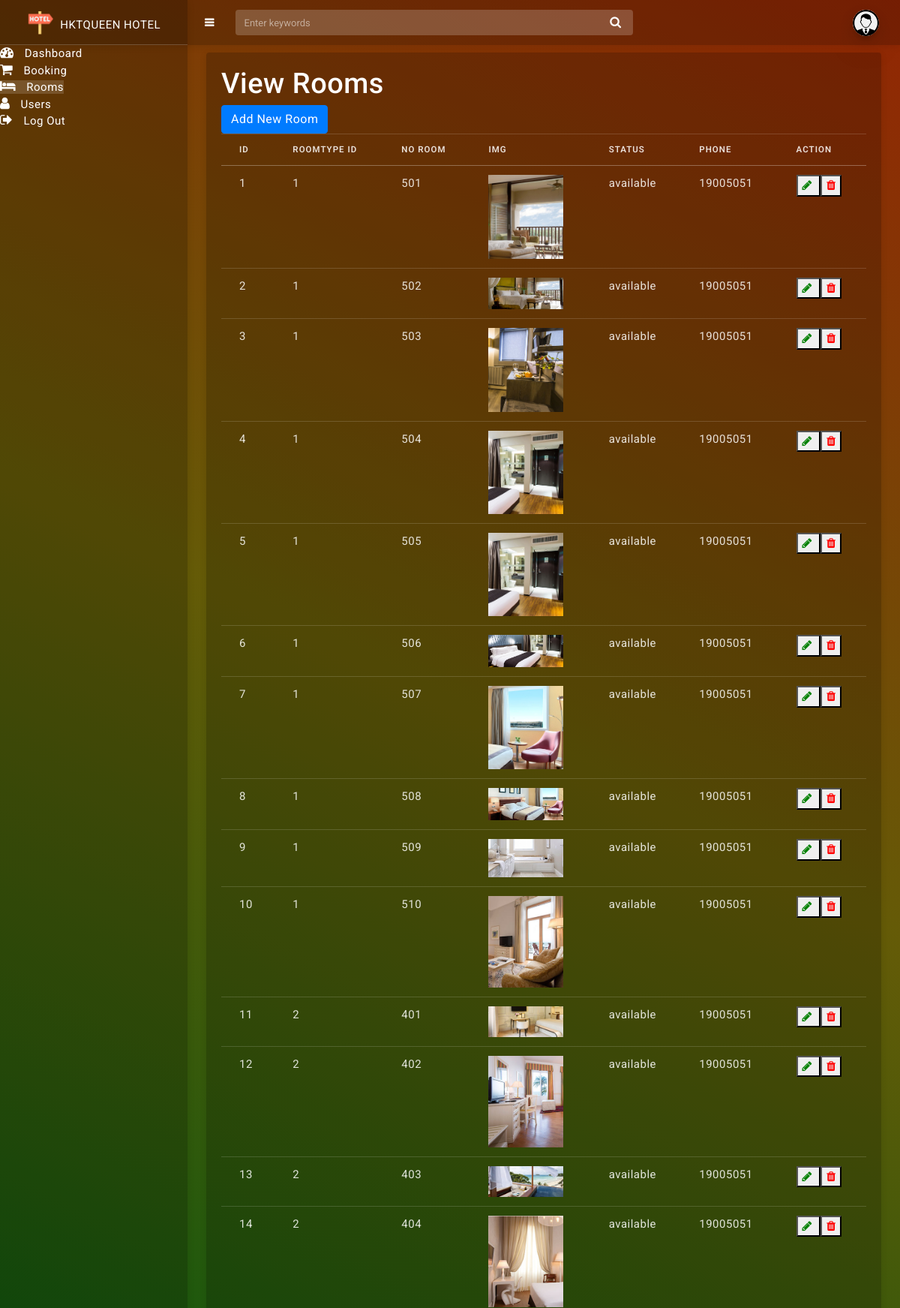
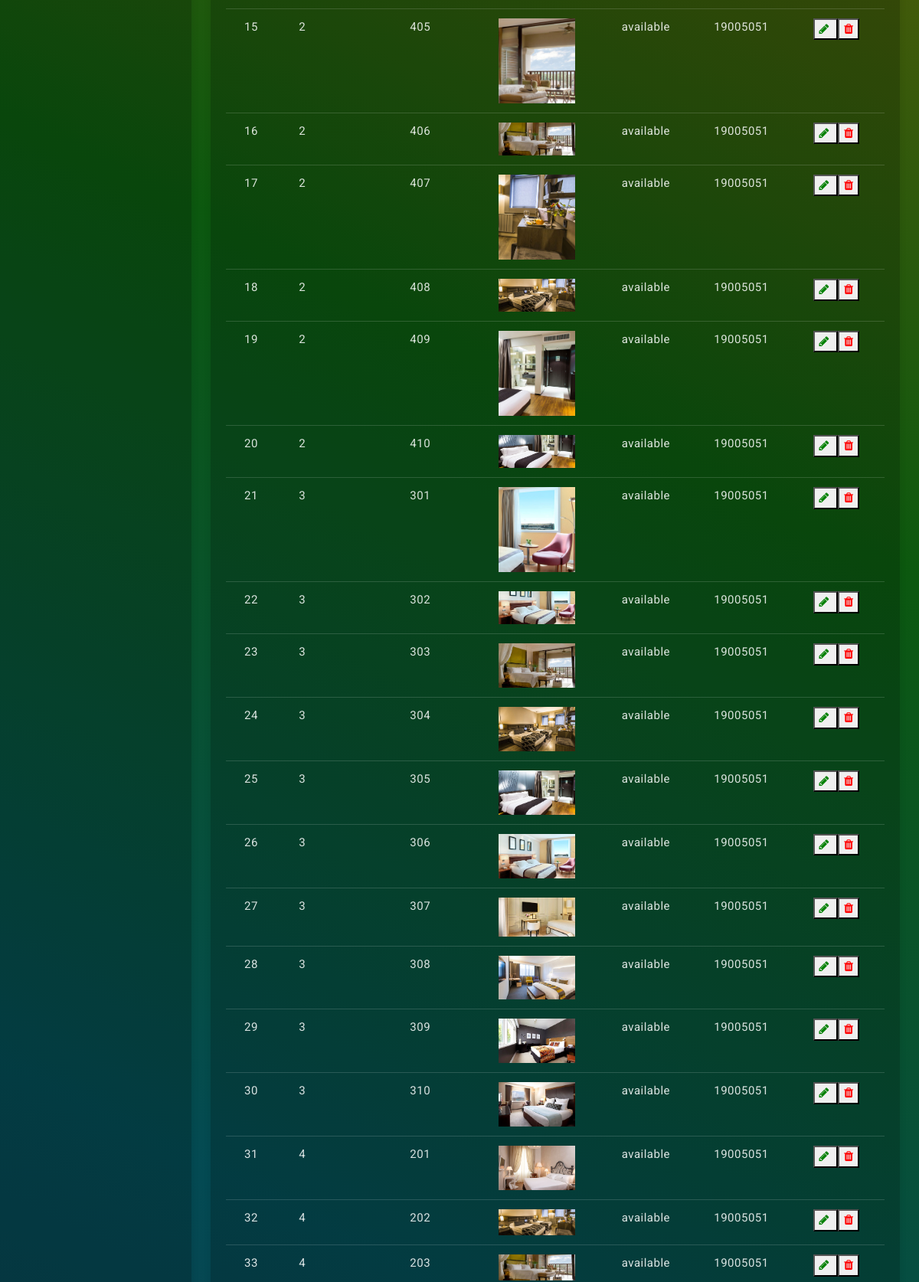
The app's page /src/Old/admin_PHP/rooms.php (upper part) with its own data (2 pictures, top to bottom).
### tables this page shows
CREATE TABLE IF NOT EXISTS `rooms` (
    `room_id` INT(11) NOT NULL AUTO_INCREMENT,
    `roomtype_id` INT(11) NOT NULL,
    `noroom` INT(11) NOT NULL,
    `img` VARCHAR(255) NOT NULL,
    `status` VARCHAR(255) NOT NULL default "available",
    `phone` VARCHAR(255) NOT NULL,
    PRIMARY KEY (`room_id`),
    FOREIGN KEY (`roomtype_id`) REFERENCES `roomtypes`(`roomtype_id`) on delete cascade on update cascade
);

### src/Old/admin_PHP/config.php (called while the page is built, shortened)
<?php
	class Rooms
	{
		private $servername = "localhost";
		private $username   = "root";
		private $password   = "";
		private $database   = "db_hotel";
		public  $con;
		public function __construct()
		{
		    $this->con = new mysqli($this->servername, $this->username,$this->password,$this->database);
		    if(mysqli_connect_error()) {
			 trigger_error("Failed to connect to MySQL: " . mysqli_connect_error());
		    }else{
			return $this->con;
		    }
		}
		public function displayData()
		{
		    $query = "SELECT * FROM rooms";
		    $result = $this->con->query($query);
		if ($result->num_rows > 0) {
		    $data = array();
		    while ($row = $result->fetch_assoc()) {
		           $data[] = $row;
		    }
			 return $data;
		}else{
			 echo "No found records";
		    }
		}
		}
?>

### src/Old/admin_PHP/rooms.php (the view, shortened to what this page needs)
<?php require 'config.php'; ?>
<!DOCTYPE html>
<html lang="en">
<head>
    <link href="assets/css/bootstrap.min.css" rel="stylesheet" />
    <link href="assets/css/animate.css" rel="stylesheet" type="text/css" />
    <link href="assets/css/icons.css" rel="stylesheet" type="text/css" />
    <link href="assets/css/sidebar-menu.css" rel="stylesheet" />
    <link href="assets/css/app-style.css" rel="stylesheet" />
    <link rel="stylesheet" href="https://stackpath.bootstrapcdn.com/font-awesome/4.7.0/css/font-awesome.min.css">
</head>
<body class="bg-theme bg-theme1">
    <div id="wrapper">
        <div id="sidebar-wrapper" data-simplebar="" data-simplebar-auto-hide="true">
            <div class="brand-logo">
                <a href="index.php">
                    <img src="assets/images/logo.png" class="logo-icon" alt="logo icon">
                    <h5 class="logo-text">HKTQueen Hotel</h5>
                </a>
            </div>
            <ul class="sidebar-menu do-nicescrol">
                <li>
                    <a href="index.php">
                        <i class="fa fa-tachometer" aria-hidden="true"></i> <span>Dashboard</span>
                    </a>
                </li>
                <li>
                    <a href="booking.php">
                        <i class="fa fa-shopping-cart" aria-hidden="true"></i> <span>Booking</span>
                    </a>
                </li>
                <li>
                    <a href="rooms.php">
                        <i class="fa fa-bed" aria-hidden="true"></i> <span>Rooms</span>
                    </a>
                </li>
                <li>
                    <a href="users.php">
                        <i class="fa fa-user" aria-hidden="true"></i> <span>Users</span>
                    </a>
                </li>
                <li>
                    <a href="./signup-form/login-user.php" target="_blank">
                        <i class="fa fa-sign-out" aria-hidden="true"></i> <span>Log Out</span>
                    </a>
                </li>
            </ul>
        </div>
        <header class="topbar-nav">
            <nav class="navbar navbar-expand fixed-top">
                <ul class="navbar-nav mr-auto align-items-center">
                    <li class="nav-item">
                        <a class="nav-link toggle-menu" href="javascript:void();">
                            <i class="menu-icon fa fa-bars"></i>
                        </a>
                    </li>
                    <li class="nav-item">
                        <form class="search-bar">
                            <input type="text" class="form-control" placeholder="Enter keywords">
                            <a href="javascript:void();"><i class="fa fa-search"></i></a>
                        </form>
                    </li>
                </ul>
                <ul class="navbar-nav align-items-center right-nav-link">
                    <li class="nav-item">
                        <a class="nav-link dropdown-toggle dropdown-toggle-nocaret" data-toggle="dropdown" href="#">
                            <span class="user-profile"><img src="assets/images/user.png" class="img-circle" alt="user avatar"></span>
                        </a>
                    </li>
                </ul>
            </nav>
        </header>
        <div class="content-wrapper">
            <div class="container-fluid">
                        <div class="card">
                            <div class="card-body">
                            <h2>View Rooms</h2>
                                <a href="addRoom.php" class="btn btn-primary" style="float:left;">Add New Room</a>
                                <div class="table-responsive table-hover">
                                        <table class="table">
                                        <thead>
                                            <tr>
                                            <th>Id</th>
                                            <th>Roomtype Id</th>
                                            <th>No Room</th>
                                            <th>Img</th>
                                            <th>Status</th>
                                            <th>Phone</th>
                                            <th>Action</th>
                                            </tr>
                                        </thead>
                                        <tbody>
                                        <?php
                                                $roomObj = new Rooms();
                                                $rooms = $roomObj->displayData();
                                                foreach ($rooms as $room) {
                                                ?>
                                                <tr>
                                                <td><?php echo $room['room_id'] ?></td>
                                                <td><?php echo $room['roomtype_id'] ?></td>
                                                <td><?php echo $room['noroom'] ?></td>
                                                <td><img style="width :100px" src="<?php echo $room['img'] ?>" alt=""></td>
                                                <td><?php echo $room['status'] ?></td>
                                                <td><?php echo $room['phone'] ?></td>
                                                <td>
                                                    <div style=" display: flex" width="100px" hover>
                                                    <button><a href="editRoom.php?editId=<?php echo $room['room_id'] ?>" style="color:green">
                                                    <i class="fa fa-pencil" aria-hidden="true"></i></a>&nbsp
                                                    </button>
                                                    <form action="" method="post">
                                                        <button name="delete" id="delete<?php echo $room['room_id'] ?>" value="<?php echo $room['room_id'] ?>-" style="color:red" onclick="document.getElementById('delete<?php echo $room['room_id'] ?>').value+=confirm('Are you sure want to delete this record')+'-'">
                                                        <i class="fa fa-trash" aria-hidden="true"></i>
                                                        </button>
                                                    </form>
                                                    </div>
                                                </td>
                                                </tr>
                                            <?php } ?>
                                        </tbody>
                                    </table>
                                </div>
                            </div>
                        </div>
                    </div>
                </div>
    </div>
</body>
</html>

### src/admin/assets/css/sidebar-menu.css (style rules this page uses)
.sidebar-menu { list-style: none; margin: 0; padding: 0; background-color: transparent; }
.sidebar-menu>li { position: relative; margin: 0; padding: 0; }
.sidebar-menu>li:hover>.a, .sidebar-menu>li.active>a { color: #ffffff; background: rgba(255, 255, 255, 0.15); border-left-color: #ffffff; }

### src/Old/admin_PHP/assets/css/app-style.css (style rules this page uses)
html { font-family: 'Roboto', sans-serif; -webkit-text-size-adjust: 100%; -ms-text-size-adjust: 100%; -ms-overflow-style: scrollbar; -webkit-tap-highlight-color: transparent; }
html { height: 100%; }
body { background-color: #000; font-family: 'Roboto', sans-serif; font-size: 15px; color: rgba(255, 255, 255, .85); letter-spacing: 0.5px; }
::placeholder { color: #fff !important; font-size: 13px; opacity: .5 !important; }
.h1, .h2, .h3, .h4, .h5, .h6, h1, h2, h3, h4, h5, h6 { color: #fff; }
.h2, h2 { font-size: 38px; line-height: 42px; }
.h5, h5 { font-size: 18px; line-height: 22px; }
a { color: #ffffff; }
a { outline: none!important }
#wrapper { width: 100%; position: relative; }
#sidebar-wrapper { background-color: rgba(0, 0, 0, .2); position: fixed; top: 0px; left: 0px; z-index: 1000; overflow: hidden; width: 250px; height: 100%; -webkit-transition: all 0.3s ease; -moz-transition: all 0.3s ease; -o-transition: all 0.3s ease; transition: all 0.3s ease; box-shadow: 0 2px 10px rgba(0, 0, 0, 0.1); }
.content-wrapper { margin-left: 250px; padding-top: 70px; padding-left: 10px; padding-right: 10px; padding-bottom: 70px; overflow-x: hidden; -webkit-transition: all 0.3s ease; -moz-transition: all 0.3s ease; -o-transition: all 0.3s ease; transition: all 0.3s ease; }
.bg-theme { background-size: 100% 100%; background-attachment: fixed; background-position: center; background-repeat: no-repeat; transition: background .3s; }
body.bg-theme1 { background-image: linear-gradient(567deg, rgba(165, 42, 4, 0.89), rgba(113, 102, 8, 0.89), rgba(13, 95, 16, 0.93), rgba(4, 79, 88, 0.94), rgba(19, 56, 86, 0.9), rgba(24, 32, 78, 0.94), rgba(100, 8, 115, 0.95)); }
.topbar-nav .navbar { padding: 0px 15px; z-index: 999; height: 60px; background-color: rgba(0, 0, 0, .2); -webkit-box-shadow: 0 2px 10px rgba(0, 0, 0, 0.1); box-shadow: 0 2px 10px rgba(0, 0, 0, 0.1); }
.toggle-menu i { margin-left: 250px; font-size: 14px; font-weight: 600; color: #ffffff; cursor: pointer; -webkit-transition: all 0.3s ease; -moz-transition: all 0.3s ease; -o-transition: all 0.3s ease; transition: all 0.3s ease; }
.right-nav-link a.nav-link { padding-right: .8rem !important; padding-left: .8rem !important; font-size: 20px; color: #ffffff; }
.dropdown-toggle-nocaret:after { display: none }
.user-profile img { width: 35px; height: 35px; border-radius: 50%; box-shadow: 0 16px 38px -12px rgba(0, 0, 0, .56), 0 4px 25px 0 rgba(0, 0, 0, .12), 0 8px 10px -5px rgba(0, 0, 0, .2); }
.brand-logo { width: 100%; height: 60px; line-height: 60px; text-align: center; border-bottom: 1px solid rgba(255, 255, 255, 0.2) }
.logo-text { color: #ffffff; font-size: 15px; display: inline-block; text-transform: uppercase; position: relative; top: 3px; font-weight: 400; text-align: center; line-height: 50px; }
.logo-icon { width: 35px; margin-right: 5px; }
.search-bar { margin-left: 20px; position: relative; }
.search-bar input { border: 0px solid #f1f1f1; font-size: 15px; width: 530px; border-radius: 0.25rem; height: 34px; padding: .375rem 2.0rem .375rem .75rem; background-color: rgba(255, 255, 255, 0.2); }
.search-bar input::placeholder { color: #fff !important; font-size: 13px; opacity: .5 !important; }
.search-bar a i { position: absolute; top: 8px; right: 15px; color: #fff; font-size: 16px; }
.sidebar-menu li a i:first-child { margin-right: 10px; font-size: 18px; }
.card { margin-bottom: 25px; box-shadow: 0 2px 10px rgba(0, 0, 0, 0.1); border: none; background-color: rgba(0, 0, 0, .2); }
.form-control { border: 0px solid #e5eaef; background-color: rgba(255, 255, 255, 0.2); color: #fff !important; }
.card .table { margin-bottom: 0px; }
.card .table td, .card .table th { padding-right: 1.5rem; padding-left: 1.5rem; }
.table { width: 100%; margin-bottom: 1rem; color: rgba(255, 255, 255, .85); }
.table thead th { font-size: .72rem; padding-top: .75rem; padding-bottom: .75rem; letter-spacing: 1px; text-transform: uppercase; border-bottom: 1px solid rgba(255, 255, 255, 0.3) }
.table td, .table th { white-space: nowrap; border-top: 1px solid rgba(255, 255, 255, 0.15); }
.table th { font-weight: 600; }
.table-responsive { white-space: nowrap; }

### records on screen
rooms: room_id "1", roomtype "1", noroom "501", img (picture), status "available", phone "19005051"
rooms: room_id "2", roomtype "1", noroom "502", img (picture), status "available", phone "19005051"
rooms: room_id "3", roomtype "1", noroom "503", img (picture), status "available", phone "19005051"
rooms: room_id "4", roomtype "1", noroom "504", img (picture), status "available", phone "19005051"
rooms: room_id "5", roomtype "1", noroom "505", img (picture), status "available", phone "19005051"
rooms: room_id "6", roomtype "1", noroom "506", img (picture), status "available", phone "19005051"
rooms: room_id "7", roomtype "1", noroom "507", img (picture), status "available", phone "19005051"
rooms: room_id "8", roomtype "1", noroom "508", img (picture), status "available", phone "19005051"
rooms: room_id "9", roomtype "1", noroom "509", img (picture), status "available", phone "19005051"
rooms: room_id "10", roomtype "1", noroom "510", img (picture), status "available", phone "19005051"
rooms: room_id "11", roomtype "2", noroom "401", img (picture), status "available", phone "19005051"
rooms: room_id "12", roomtype "2", noroom "402", img (picture), status "available", phone "19005051"
rooms: room_id "13", roomtype "2", noroom "403", img (picture), status "available", phone "19005051"
rooms: room_id "14", roomtype "2", noroom "404", img (picture), status "available", phone "19005051"
rooms: room_id "15", roomtype "2", noroom "405", img (picture), status "available", phone "19005051"
rooms: room_id "16", roomtype "2", noroom "406", img (picture), status "available", phone "19005051"
rooms: room_id "17", roomtype "2", noroom "407", img (picture), status "available", phone "19005051"
rooms: room_id "18", roomtype "2", noroom "408", img (picture), status "available", phone "19005051"
rooms: room_id "19", roomtype "2", noroom "409", img (picture), status "available", phone "19005051"
rooms: room_id "20", roomtype "2", noroom "410", img (picture), status "available", phone "19005051"
rooms: room_id "21", roomtype "3", noroom "301", img (picture), status "available", phone "19005051"
rooms: room_id "22", roomtype "3", noroom "302", img (picture), status "available", phone "19005051"
rooms: room_id "23", roomtype "3", noroom "303", img (picture), status "available", phone "19005051"
rooms: room_id "24", roomtype "3", noroom "304", img (picture), status "available", phone "19005051"
rooms: room_id "25", roomtype "3", noroom "305", img (picture), status "available", phone "19005051"
rooms: room_id "26", roomtype "3", noroom "306", img (picture), status "available", phone "19005051"
rooms: room_id "27", roomtype "3", noroom "307", img (picture), status "available", phone "19005051"
rooms: room_id "28", roomtype "3", noroom "308", img (picture), status "available", phone "19005051"
rooms: room_id "29", roomtype "3", noroom "309", img (picture), status "available", phone "19005051"
rooms: room_id "30", roomtype "3", noroom "310", img (picture), status "available", phone "19005051"
rooms: room_id "31", roomtype "4", noroom "201", img (picture), status "available", phone "19005051"
rooms: room_id "32", roomtype "4", noroom "202", img (picture), status "available", phone "19005051"
rooms: room_id "33", roomtype "4", noroom "203", img (picture), status "available", phone "19005051"
